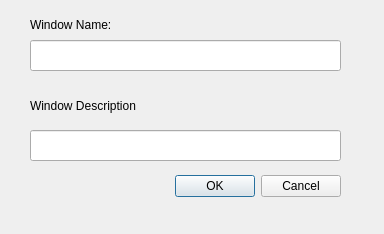
<?xml version="1.0" encoding="UTF-8"?>
<ui version="4.0">
 <class>Dialog</class>
 <widget class="QDialog" name="Dialog">
  <property name="geometry">
   <rect>
    <x>0</x>
    <y>0</y>
    <width>384</width>
    <height>234</height>
   </rect>
  </property>
  <property name="windowTitle">
   <string>Dialog</string>
  </property>
  <widget class="QDialogButtonBox" name="confirmDialog">
   <property name="geometry">
    <rect>
     <x>30</x>
     <y>170</y>
     <width>311</width>
     <height>32</height>
    </rect>
   </property>
   <property name="orientation">
    <enum>Qt::Horizontal</enum>
   </property>
   <property name="standardButtons">
    <set>QDialogButtonBox::Cancel|QDialogButtonBox::Ok</set>
   </property>
  </widget>
  <widget class="QLineEdit" name="windowName">
   <property name="geometry">
    <rect>
     <x>30</x>
     <y>40</y>
     <width>311</width>
     <height>31</height>
    </rect>
   </property>
  </widget>
  <widget class="QLabel" name="label">
   <property name="geometry">
    <rect>
     <x>30</x>
     <y>9</y>
     <width>301</width>
     <height>31</height>
    </rect>
   </property>
   <property name="text">
    <string>Window Name:</string>
   </property>
  </widget>
  <widget class="QLabel" name="label_2">
   <property name="geometry">
    <rect>
     <x>30</x>
     <y>90</y>
     <width>311</width>
     <height>31</height>
    </rect>
   </property>
   <property name="text">
    <string>Window Description</string>
   </property>
  </widget>
  <widget class="QLineEdit" name="windowDescription">
   <property name="geometry">
    <rect>
     <x>30</x>
     <y>130</y>
     <width>311</width>
     <height>31</height>
    </rect>
   </property>
  </widget>
 </widget>
 <resources/>
 <connections>
  <connection>
   <sender>confirmDialog</sender>
   <signal>accepted()</signal>
   <receiver>Dialog</receiver>
   <slot>accept()</slot>
   <hints>
    <hint type="sourcelabel">
     <x>248</x>
     <y>254</y>
    </hint>
    <hint type="destinationlabel">
     <x>157</x>
     <y>274</y>
    </hint>
   </hints>
  </connection>
  <connection>
   <sender>confirmDialog</sender>
   <signal>rejected()</signal>
   <receiver>Dialog</receiver>
   <slot>reject()</slot>
   <hints>
    <hint type="sourcelabel">
     <x>316</x>
     <y>260</y>
    </hint>
    <hint type="destinationlabel">
     <x>286</x>
     <y>274</y>
    </hint>
   </hints>
  </connection>
 </connections>
</ui>
